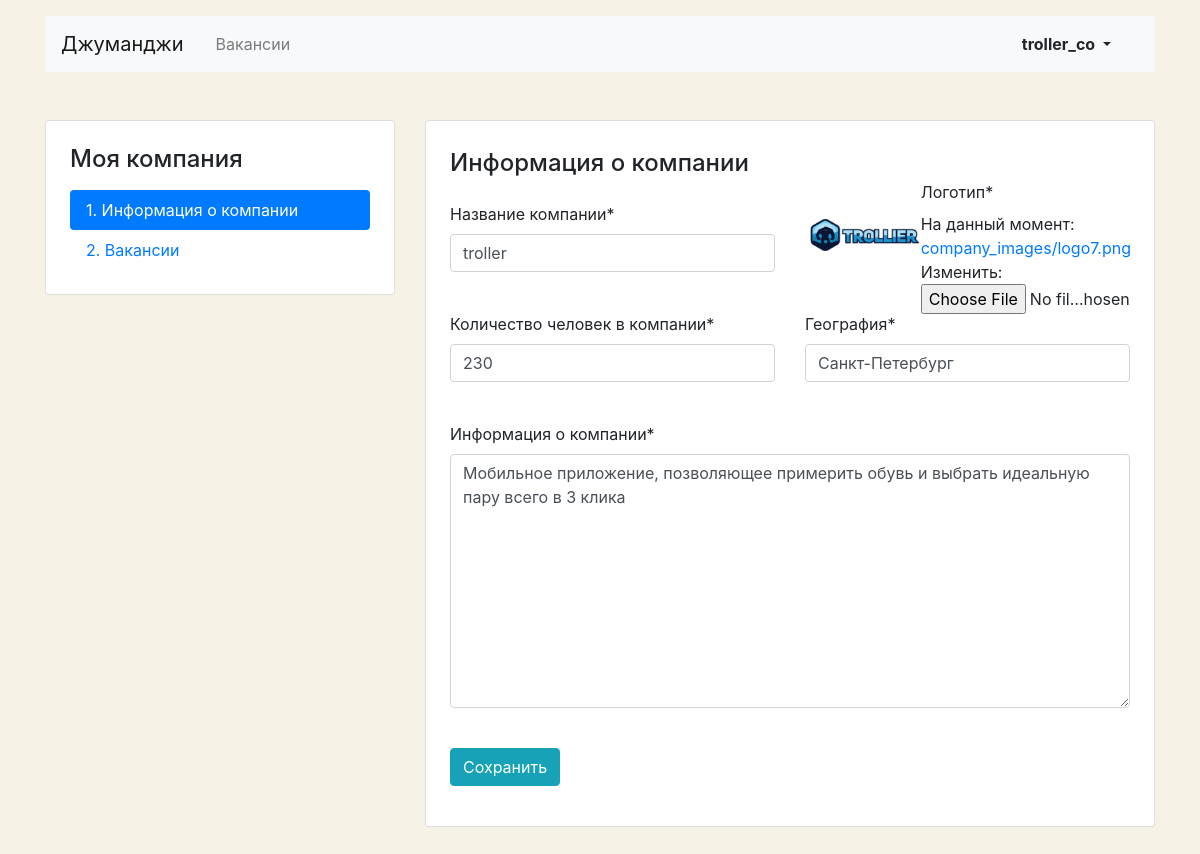
/mycompany/ (signed in), run on the app's committed database.
### hiring/models.py (models this page shows, shortened)
class Company(models.Model):
    name = models.CharField(max_length=64)
    location = models.CharField(max_length=64)
    logo = models.ImageField(upload_to=MEDIA_COMPANY_IMAGE_DIR, height_field='height_field', width_field='width_field')
    height_field = models.PositiveIntegerField(default=0)
    width_field = models.PositiveIntegerField(default=0)
    description = models.TextField()
    employee_count = models.IntegerField()
    owner = models.OneToOneField(User, on_delete=models.CASCADE, null=True)

### accounts/views.py (the view)
# urls.py: path('mycompany/', MyCompanyView.as_view(), name='my_company'),
class MyCompanyView(MyCompanyBaseView, CompanyAccessMixin, UpdateView):
    success_message = 'Информация о компании обновлена'
    context_object_name = 'company_edit'
    def get_object(self):
        return self.request.user.company

### accounts/forms.py
class CompanyForm(forms.ModelForm):
    class Meta:
        model = Company
        fields = ('name', 'logo', 'employee_count', 'location', 'description')
        labels = {
            'name': 'Название компании',
            'logo': 'Логотип',
            'employee_count': 'Количество человек в компании',
            'location': 'География',
            'description': 'Информация о компании',
        }

### accounts/mixins.py (called while the page is built)
    def dispatch(self, request, *args, **kwargs):
        try:
            Company.objects.get(owner_id=request.user.id)
        except Company.DoesNotExist:
            return redirect('letsstart')
        return super(CompanyAccessMixin, self).dispatch(request, *args, **kwargs)

### accounts/templates/accounts/company-edit.html (shortened to what this page needs)
{% extends 'accounts/base_acc.html' %}
{% block container %}
  <main class="container mt-3 pb-5">
    <div class="row mt-5">
      <div class="col-12 col-lg-4">
        <aside class="pt-3 pb-4 px-4 mb-5 card">
          <h1 class="h4 pt-2 pb-2">Моя компания</h1>
          <div class="nav flex-column nav-pills">
            <a class="nav-link active" href="{% url 'my_company' %}">1. Информация о&nbsp;компании</a>
            <a class="nav-link" href="{% url 'my_company_vacancies' %}">2. Вакансии</a>
          </div>
        </aside>
      </div>
      <div class="col-12 col-lg-8">
        <div class="card">
          <div class="card-body px-4 pb-4">
            <section class="tab-pane fade show active">
              <h2 class="h4 pt-2 pb-3">Информация о&nbsp;компании</h2>
              {% load crispy_forms_tags %}
              <form method="post" enctype="multipart/form-data">
                <div class="row">
                  <div class="col-12 col-md-6">
                    <div class="form-group pb-2">
                      {{ form.name|as_crispy_field }}
                    </div>
                  </div>
                  <div class="col-12 col-md-6">
                    <div class="form-group">
                      <div class="row align-items-center">
                        <div class="col-6">
                            <img src="{{ company_edit.logo.url }}" alt="" style="max-width: 120px;height: auto;">
                        </div>
                        <div class="col-6" style="position: relative;">
                          <div class="input-group-prepend" style="position: absolute; top: -55px;right: 15px;">
                            {{ form.logo|as_crispy_field }}
                          </div>
                        </div>
                      </div>
                    </div>
                  </div>
                </div>
                <div class="row">
                  <div class="col-12 col-md-6">
                    <div class="form-group pb-2">
                      {{ form.employee_count|as_crispy_field }}
                    </div>
                  </div>
                  <div class="col-12 col-md-6">
                    <div class="form-group pb-2">
                      {{ form.location|as_crispy_field }}
                    </div>
                  </div>
                </div>
                <div class="form-group pb-2">
                  {{ form.description|as_crispy_field }}
                </div>
                <div class="form-group">
                  <input type="submit" class="btn btn-info" value="Сохранить">
                </div>
              </form>
            </section>
          </div>
        </div>
      </div>
    </div>
  </main>
{% endblock %}

### accounts/templates/accounts/base_acc.html (shortened to what this page needs)
<!DOCTYPE html>
<html lang="ru">
<head>
  <link rel="stylesheet" href="https://stackpath.bootstrapcdn.com/bootstrap/4.3.1/css/bootstrap.min.css">
</head>
<body>
  <header class="container mt-3">
    <nav class="navbar navbar-expand-lg navbar-light bg-light">
      <a class="navbar-brand mr-4" href="/">Джуманджи</a>
      <div class="collapse navbar-collapse justify-content-between" id="navbarNav">
        <ul class="navbar-nav col-10">
          <li class="nav-item">
              <a class="nav-link" href="{% url 'vacancies' %}">Вакансии</a>
          </li>
        </ul>
        <ul class="navbar-nav col-2 justify-content-end">
          <li class="nav-item active">
            {% if user.is_authenticated %}
            <div class="btn-group">
              <button type="button" class="btn dropdown-toggle font-weight-bold" data-toggle="dropdown" aria-haspopup="true" aria-expanded="false">
                  {{ user.username }}
              </button>
            </div>
            {% else %}
              <a href="{% url 'login' %}" class="nav-link font-weight-bold">Вход</a>
            {% endif %}
          </li>
        </ul>
      </div>
    </nav>
  </header>
  {% block container %}
  {% endblock %}

### accounts/templates/accounts/base_acc.html (style rules this page uses)
body { background-color: #F6F2E6; }

### data on the page
Company: name "troller", logo (picture), employee_count "230", location "Санкт-Петербург", description "Мобильное приложение, позволяющее примерить обувь и выбрать идеальную пару всего в 3 клика"

### other printed values
{{ user.username }} "troller_co"
